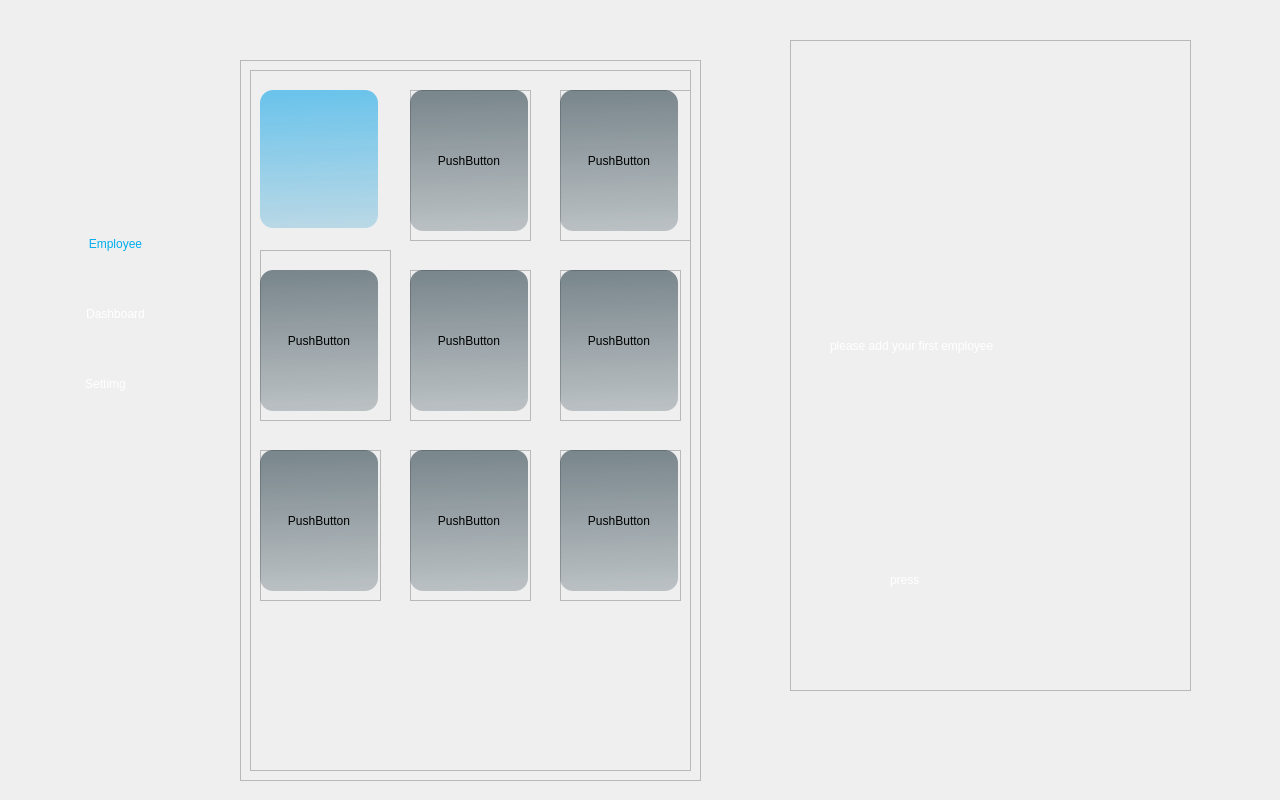
<?xml version="1.0" encoding="UTF-8"?>
<ui version="4.0">
 <class>MainWindow</class>
 <widget class="QMainWindow" name="MainWindow">
  <property name="geometry">
   <rect>
    <x>0</x>
    <y>0</y>
    <width>1280</width>
    <height>800</height>
   </rect>
  </property>
  <property name="windowTitle">
   <string>MainWindow</string>
  </property>
  <property name="styleSheet">
   <string notr="true"/>
  </property>
  <widget class="QWidget" name="centralwidget">
   <property name="styleSheet">
    <string notr="true">QWidget#centralwidget{
	background-image:url(:/adminpage.png)
}</string>
   </property>
   <widget class="QLabel" name="icon_dashboard">
    <property name="geometry">
     <rect>
      <x>20</x>
      <y>300</y>
      <width>21</width>
      <height>21</height>
     </rect>
    </property>
    <property name="styleSheet">
     <string notr="true">
background-image:url(:/icon_dashboard.png)</string>
    </property>
    <property name="text">
     <string/>
    </property>
   </widget>
   <widget class="QLabel" name="icon_setting">
    <property name="geometry">
     <rect>
      <x>20</x>
      <y>230</y>
      <width>21</width>
      <height>21</height>
     </rect>
    </property>
    <property name="styleSheet">
     <string notr="true">
background-image:url(:/icon_select_user.svg)</string>
    </property>
    <property name="text">
     <string/>
    </property>
   </widget>
   <widget class="QLabel" name="icon_dashboard_3">
    <property name="geometry">
     <rect>
      <x>20</x>
      <y>370</y>
      <width>25</width>
      <height>25</height>
     </rect>
    </property>
    <property name="styleSheet">
     <string notr="true">
background-image:url(:/icon.svg)</string>
    </property>
    <property name="text">
     <string/>
    </property>
   </widget>
   <widget class="QPushButton" name="pushButton_admin_employee">
    <property name="geometry">
     <rect>
      <x>40</x>
      <y>230</y>
      <width>151</width>
      <height>28</height>
     </rect>
    </property>
    <property name="styleSheet">
     <string notr="true">border-radius: 30px;
color: rgb(0, 173, 239);
font: 10pt &quot;MS Shell Dlg 2&quot;;</string>
    </property>
    <property name="text">
     <string>Employee</string>
    </property>
   </widget>
   <widget class="QPushButton" name="pushButton_Adashboard">
    <property name="geometry">
     <rect>
      <x>40</x>
      <y>300</y>
      <width>151</width>
      <height>28</height>
     </rect>
    </property>
    <property name="styleSheet">
     <string notr="true">border-radius: 30px;
color: rgb(255, 255, 255);
font: 10pt &quot;MS Shell Dlg 2&quot;;</string>
    </property>
    <property name="text">
     <string>Dashboard</string>
    </property>
   </widget>
   <widget class="QPushButton" name="pushButton_Asetting">
    <property name="geometry">
     <rect>
      <x>30</x>
      <y>370</y>
      <width>151</width>
      <height>28</height>
     </rect>
    </property>
    <property name="styleSheet">
     <string notr="true">border-radius: 30px;
color: rgb(255, 255, 255);
font: 10pt &quot;MS Shell Dlg 2&quot;;</string>
    </property>
    <property name="text">
     <string>Settimg</string>
    </property>
   </widget>
   <widget class="QFrame" name="frame_2">
    <property name="geometry">
     <rect>
      <x>240</x>
      <y>60</y>
      <width>461</width>
      <height>721</height>
     </rect>
    </property>
    <property name="frameShape">
     <enum>QFrame::StyledPanel</enum>
    </property>
    <property name="frameShadow">
     <enum>QFrame::Raised</enum>
    </property>
    <layout class="QHBoxLayout" name="horizontalLayout">
     <item>
      <widget class="QFrame" name="frame">
       <property name="frameShape">
        <enum>QFrame::StyledPanel</enum>
       </property>
       <property name="frameShadow">
        <enum>QFrame::Raised</enum>
       </property>
       <widget class="QPushButton" name="pushButton_5">
        <property name="geometry">
         <rect>
          <x>10</x>
          <y>20</y>
          <width>118</width>
          <height>138</height>
         </rect>
        </property>
        <property name="styleSheet">
         <string notr="true">
background-color:
qlineargradient(spread:pad, x1:0.487, y1:0, x2:0.516, y2:1, stop:0 rgba(18, 166, 233, 0.6), stop:1 rgba(55, 160, 207, 0.294));
border-radius: 13px;

</string>
        </property>
        <property name="text">
         <string/>
        </property>
        <property name="icon">
         <iconset resource="../picture/resources.qrc">
          <normaloff>:/bi_plus-circle.png</normaloff>:/bi_plus-circle.png</iconset>
        </property>
        <property name="iconSize">
         <size>
          <width>22</width>
          <height>22</height>
         </size>
        </property>
       </widget>
       <widget class="QFrame" name="frame_employee1">
        <property name="geometry">
         <rect>
          <x>160</x>
          <y>20</y>
          <width>121</width>
          <height>151</height>
         </rect>
        </property>
        <property name="frameShape">
         <enum>QFrame::StyledPanel</enum>
        </property>
        <property name="frameShadow">
         <enum>QFrame::Raised</enum>
        </property>
        <widget class="QPushButton" name="employee1">
         <property name="geometry">
          <rect>
           <x>0</x>
           <y>0</y>
           <width>118</width>
           <height>141</height>
          </rect>
         </property>
         <property name="styleSheet">
          <string notr="true">

background-color:
qlineargradient(spread:pad, x1:0.487, y1:0, x2:0.516, y2:1, stop:0 rgba(42, 64, 74, 0.6), stop:1 rgba(42, 64, 74, 0.264));
border-radius: 13px;

</string>
         </property>
         <property name="text">
          <string>PushButton</string>
         </property>
        </widget>
       </widget>
       <widget class="QFrame" name="frame_employee2">
        <property name="geometry">
         <rect>
          <x>310</x>
          <y>20</y>
          <width>131</width>
          <height>151</height>
         </rect>
        </property>
        <property name="frameShape">
         <enum>QFrame::StyledPanel</enum>
        </property>
        <property name="frameShadow">
         <enum>QFrame::Raised</enum>
        </property>
        <widget class="QPushButton" name="employee2">
         <property name="geometry">
          <rect>
           <x>0</x>
           <y>0</y>
           <width>118</width>
           <height>141</height>
          </rect>
         </property>
         <property name="styleSheet">
          <string notr="true">background-color:
qlineargradient(spread:pad, x1:0.487, y1:0, x2:0.516, y2:1, stop:0 rgba(42, 64, 74, 0.6), stop:1 rgba(42, 64, 74, 0.264));
border-radius: 13px;
</string>
         </property>
         <property name="text">
          <string>PushButton</string>
         </property>
        </widget>
       </widget>
       <widget class="QFrame" name="frame_employee4">
        <property name="geometry">
         <rect>
          <x>160</x>
          <y>200</y>
          <width>121</width>
          <height>151</height>
         </rect>
        </property>
        <property name="frameShape">
         <enum>QFrame::StyledPanel</enum>
        </property>
        <property name="frameShadow">
         <enum>QFrame::Raised</enum>
        </property>
        <widget class="QPushButton" name="employee4">
         <property name="geometry">
          <rect>
           <x>0</x>
           <y>0</y>
           <width>118</width>
           <height>141</height>
          </rect>
         </property>
         <property name="styleSheet">
          <string notr="true">

background-color:
qlineargradient(spread:pad, x1:0.487, y1:0, x2:0.516, y2:1, stop:0 rgba(42, 64, 74, 0.6), stop:1 rgba(42, 64, 74, 0.264));
border-radius: 13px;

</string>
         </property>
         <property name="text">
          <string>PushButton</string>
         </property>
        </widget>
       </widget>
       <widget class="QFrame" name="frame_employee5">
        <property name="geometry">
         <rect>
          <x>310</x>
          <y>200</y>
          <width>121</width>
          <height>151</height>
         </rect>
        </property>
        <property name="frameShape">
         <enum>QFrame::StyledPanel</enum>
        </property>
        <property name="frameShadow">
         <enum>QFrame::Raised</enum>
        </property>
        <widget class="QPushButton" name="employee5">
         <property name="geometry">
          <rect>
           <x>0</x>
           <y>0</y>
           <width>118</width>
           <height>141</height>
          </rect>
         </property>
         <property name="styleSheet">
          <string notr="true">

background-color:
qlineargradient(spread:pad, x1:0.487, y1:0, x2:0.516, y2:1, stop:0 rgba(42, 64, 74, 0.6), stop:1 rgba(42, 64, 74, 0.264));
border-radius: 13px;

</string>
         </property>
         <property name="text">
          <string>PushButton</string>
         </property>
        </widget>
       </widget>
       <widget class="QFrame" name="frame_employee6">
        <property name="geometry">
         <rect>
          <x>10</x>
          <y>380</y>
          <width>121</width>
          <height>151</height>
         </rect>
        </property>
        <property name="frameShape">
         <enum>QFrame::StyledPanel</enum>
        </property>
        <property name="frameShadow">
         <enum>QFrame::Raised</enum>
        </property>
        <widget class="QPushButton" name="employee6">
         <property name="geometry">
          <rect>
           <x>0</x>
           <y>0</y>
           <width>118</width>
           <height>141</height>
          </rect>
         </property>
         <property name="styleSheet">
          <string notr="true">

background-color:
qlineargradient(spread:pad, x1:0.487, y1:0, x2:0.516, y2:1, stop:0 rgba(42, 64, 74, 0.6), stop:1 rgba(42, 64, 74, 0.264));
border-radius: 13px;

</string>
         </property>
         <property name="text">
          <string>PushButton</string>
         </property>
        </widget>
       </widget>
       <widget class="QFrame" name="frame_employee7">
        <property name="geometry">
         <rect>
          <x>160</x>
          <y>380</y>
          <width>121</width>
          <height>151</height>
         </rect>
        </property>
        <property name="frameShape">
         <enum>QFrame::StyledPanel</enum>
        </property>
        <property name="frameShadow">
         <enum>QFrame::Raised</enum>
        </property>
        <widget class="QPushButton" name="employee7">
         <property name="geometry">
          <rect>
           <x>0</x>
           <y>0</y>
           <width>118</width>
           <height>141</height>
          </rect>
         </property>
         <property name="styleSheet">
          <string notr="true">

background-color:
qlineargradient(spread:pad, x1:0.487, y1:0, x2:0.516, y2:1, stop:0 rgba(42, 64, 74, 0.6), stop:1 rgba(42, 64, 74, 0.264));
border-radius: 13px;

</string>
         </property>
         <property name="text">
          <string>PushButton</string>
         </property>
        </widget>
       </widget>
       <widget class="QFrame" name="frame_employee8">
        <property name="geometry">
         <rect>
          <x>310</x>
          <y>380</y>
          <width>121</width>
          <height>151</height>
         </rect>
        </property>
        <property name="frameShape">
         <enum>QFrame::StyledPanel</enum>
        </property>
        <property name="frameShadow">
         <enum>QFrame::Raised</enum>
        </property>
        <widget class="QPushButton" name="employee8">
         <property name="geometry">
          <rect>
           <x>0</x>
           <y>0</y>
           <width>118</width>
           <height>141</height>
          </rect>
         </property>
         <property name="styleSheet">
          <string notr="true">

background-color:
qlineargradient(spread:pad, x1:0.487, y1:0, x2:0.516, y2:1, stop:0 rgba(42, 64, 74, 0.6), stop:1 rgba(42, 64, 74, 0.264));
border-radius: 13px;

</string>
         </property>
         <property name="text">
          <string>PushButton</string>
         </property>
        </widget>
       </widget>
       <widget class="QFrame" name="frame_employee3">
        <property name="geometry">
         <rect>
          <x>10</x>
          <y>180</y>
          <width>131</width>
          <height>171</height>
         </rect>
        </property>
        <property name="frameShape">
         <enum>QFrame::StyledPanel</enum>
        </property>
        <property name="frameShadow">
         <enum>QFrame::Raised</enum>
        </property>
        <widget class="QPushButton" name="employee3">
         <property name="geometry">
          <rect>
           <x>0</x>
           <y>20</y>
           <width>118</width>
           <height>141</height>
          </rect>
         </property>
         <property name="styleSheet">
          <string notr="true">

background-color:
qlineargradient(spread:pad, x1:0.487, y1:0, x2:0.516, y2:1, stop:0 rgba(42, 64, 74, 0.6), stop:1 rgba(42, 64, 74, 0.264));
border-radius: 13px;

</string>
         </property>
         <property name="text">
          <string>PushButton</string>
         </property>
        </widget>
       </widget>
      </widget>
     </item>
    </layout>
   </widget>
   <widget class="QFrame" name="fram_first_time">
    <property name="geometry">
     <rect>
      <x>790</x>
      <y>40</y>
      <width>401</width>
      <height>651</height>
     </rect>
    </property>
    <property name="frameShape">
     <enum>QFrame::StyledPanel</enum>
    </property>
    <property name="frameShadow">
     <enum>QFrame::Raised</enum>
    </property>
    <widget class="QLabel" name="label_text_first">
     <property name="geometry">
      <rect>
       <x>40</x>
       <y>250</y>
       <width>331</width>
       <height>111</height>
      </rect>
     </property>
     <property name="styleSheet">
      <string notr="true">color: rgb(255, 255, 255);
font: 14pt &quot;MS Shell Dlg 2&quot;;</string>
     </property>
     <property name="text">
      <string>please add your first employee</string>
     </property>
    </widget>
    <widget class="QLabel" name="label_2_text_first">
     <property name="geometry">
      <rect>
       <x>100</x>
       <y>530</y>
       <width>51</width>
       <height>20</height>
      </rect>
     </property>
     <property name="styleSheet">
      <string notr="true">color: rgb(255, 255, 255);
font: 10pt &quot;MS Shell Dlg 2&quot;;</string>
     </property>
     <property name="text">
      <string>press</string>
     </property>
    </widget>
    <widget class="QPushButton" name="button_add_first">
     <property name="geometry">
      <rect>
       <x>180</x>
       <y>530</y>
       <width>41</width>
       <height>41</height>
      </rect>
     </property>
     <property name="styleSheet">
      <string notr="true">border-radius: 30px;</string>
     </property>
     <property name="text">
      <string/>
     </property>
     <property name="icon">
      <iconset resource="../picture/resources.qrc">
       <normaloff>:/bi_plus-circle.png</normaloff>:/bi_plus-circle.png</iconset>
     </property>
     <property name="iconSize">
      <size>
       <width>40</width>
       <height>40</height>
      </size>
     </property>
    </widget>
   </widget>
  </widget>
 </widget>
 <resources>
  <include location="../picture/resources.qrc"/>
 </resources>
 <connections/>
</ui>
